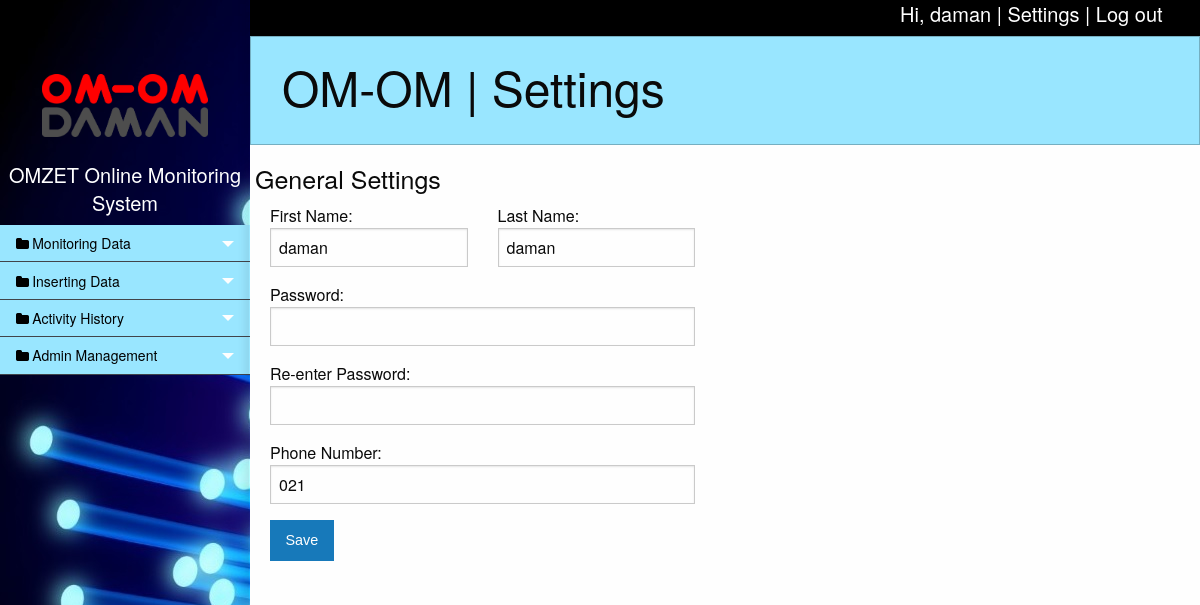
Screenshot of /settings.php (signed in) with the database file from the repository.
### tables this page shows
CREATE TABLE `tb_account` (
  `email` varchar(30) NOT NULL,
  `password` varchar(32) NOT NULL,
  `fname` varchar(20) NOT NULL,
  `lname` varchar(20) NOT NULL,
  `phone` varchar(20) NOT NULL,
  `acctype` varchar(20) NOT NULL,
  `sto` varchar(3) NOT NULL
);

### function/session.php (called while the page is built, shortened)
<?php
	include('database.php');
	$user_email=$_SESSION['login_user'];
	$query=mysqli_query($con, "SELECT * FROM tb_account WHERE email='".$user_email."'");
	$row=mysqli_fetch_assoc($query);
	$login_fname=$row['fname'];
	$login_lname=$row['lname'];
	$login_phone=$row['phone'];
	$login_acctype=$row['acctype'];
?>

### settings.php (the view, shortened to what this page needs)
<?php
include('function/session.php');
?>
<!doctype html>
<html class="no-js" lang="en">
<head>
  <link rel="stylesheet" href="css/foundation.css">
  <link rel="stylesheet" href="css/app.css">
  <link rel="stylesheet" href="css/custom.css" />
  <link rel="stylesheet" href="css/pace.css" />
  <link rel="stylesheet" type="text/css" src="font/foundation-icons.css" />
  <link href="http://cdnjs.cloudflare.com/ajax/libs/font-awesome/4.3.0/css/font-awesome.css" rel="stylesheet" type='text/css'>
</head>
<body>
  <div class="off-canvas-wrapper">
    <div class="large-12 bg-black">
      <div class="row small-3 small-offset-9 show-for-large">
        <h5>Hi, <a href="profile.php"><?php echo $login_fname; ?></a> | <a href="settings.php">Settings</a> | <a href="function/logout.php">Log out</a></h5>
      </div>
    </div>
    <div class="off-canvas-wrapper-inner" data-off-canvas-wrapper>
      <div class="off-canvas position-left reveal-for-large" id="my-info" data-off-canvas data-position="left">
        <div class="medium-12">
          <br>
          <div class="row medium-8">
            <img style="margin-top: 50px;" src="image/omom.png">
          </div>
          <br>
          <a href="dashboard.php"><h5 style="color:white"><center>OMZET Online Monitoring System</center></h5></a>
          <div class="row small-12">
            <ul class="multilevel-accordion-menu vertical menu" data-accordion-menu>
              <li>
                <a href="#">Monitoring Data</a>
              </li>
              <li>
                <a href="#">Inserting Data</a>
              </li>
              <li>
                <a href="#">Activity History</a>
              </li>
              <?php
              if($login_acctype=='admin'){
               echo
               '<li>
               <a href="#">Admin Management</a>
               <ul class="menu vertical sublevel-1">
                 <li><a class="subitem" href="admin_member.php">Member Approval</a></li>
               </ul>
             </li>';
           }
           ?>
            </ul>
          </div>
        </div>
      </div>
      <div class="off-canvas-content" data-off-canvas-content>
        <div class="callout primary">
          <div class="row column">
            <h1>OM-OM |  Settings</h1>
          </div>
        </div>
        <div class="row medium-12">
          <div class="inner">
            <div class="row medium-6">
              <h4>General Settings</h4>
              <form data-abide novalidate method="post">
                <div class="medium-6 columns">
                  First Name: <input id="fname" type="text" name="fname" value="<?php echo $login_fname; ?>" required>
                </div>
                <div class="medium-6 columns">
                  Last Name: <input id="lname" type="text" name="lname" value="<?php echo $login_lname; ?>" required>
                </div>
                <div class="medium-12 columns">
                  Password: <input id="password" type="password" name="password" placeholder="" pattern=".{6,}" required>
                </div>
                <div class="medium-12 columns">
                  Re-enter Password: <input type="password" name="repassword" placeholder="" required pattern="alpha_numeric" data-equalto="password">
                </div>
                <div class="medium-12 columns">
                  Phone Number: <input id="phone" type="text" name="phone" value="<?php echo $login_phone; ?>" pattern="number">
                </div>
                <div class="medium-12 columns">
                  <button class="button" type="submit" value="Submit" name='save'>Save</button>
                </div>
              </form>
            </div>
          </div>
        </div>
      </div>
    </div>
  </div>
</body>
</html>

### css/custom.css (style rules this page uses)
.inner { padding-right: 20px; padding-left: 20px; }
.bg-black { background-color: black; color: white; }
.bg-black .row h5 a { color: white; }

### rows the page displays
tb_account: fname "daman", lname "daman", phone "021"
